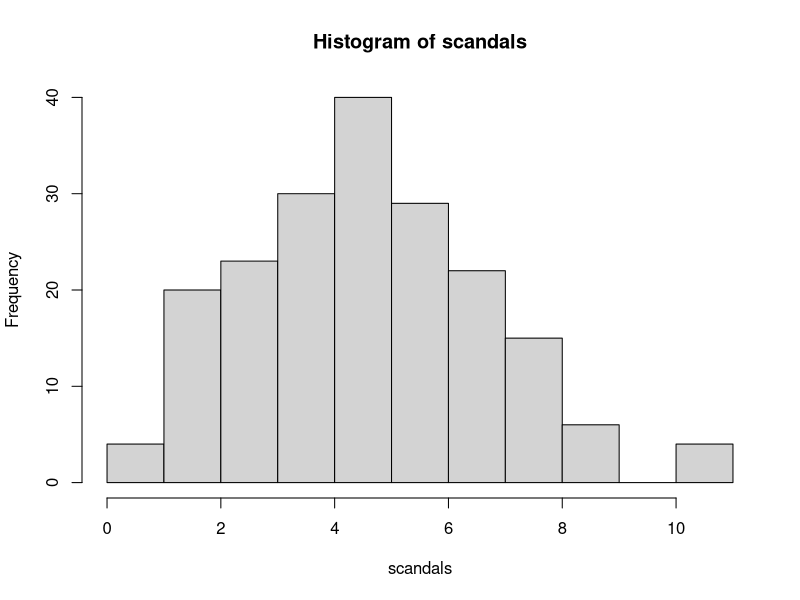
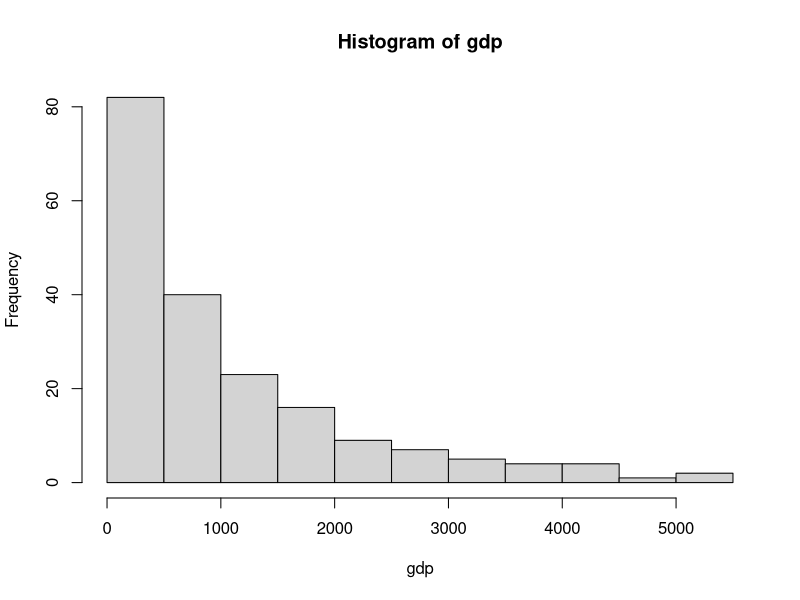
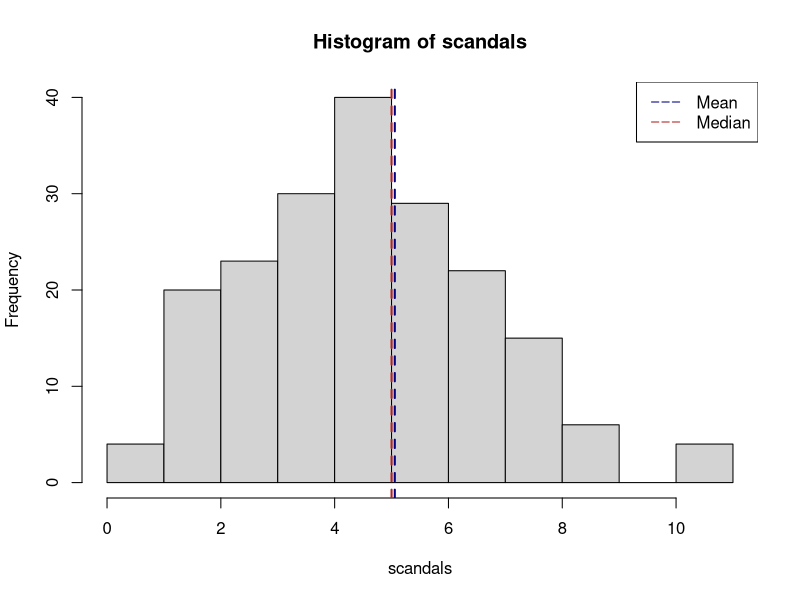
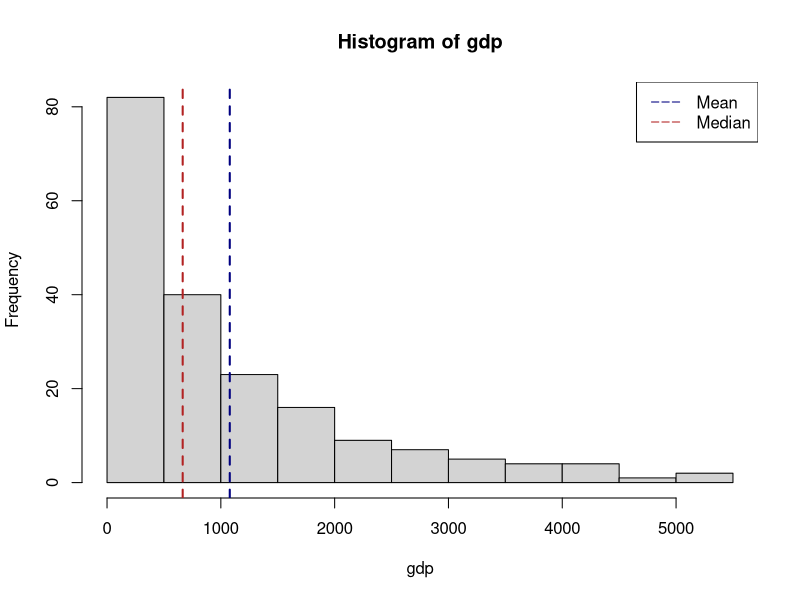
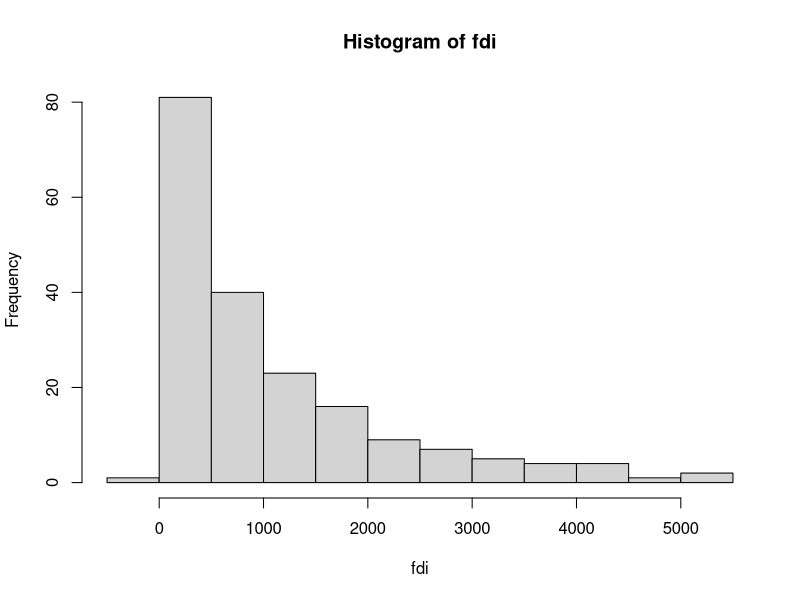
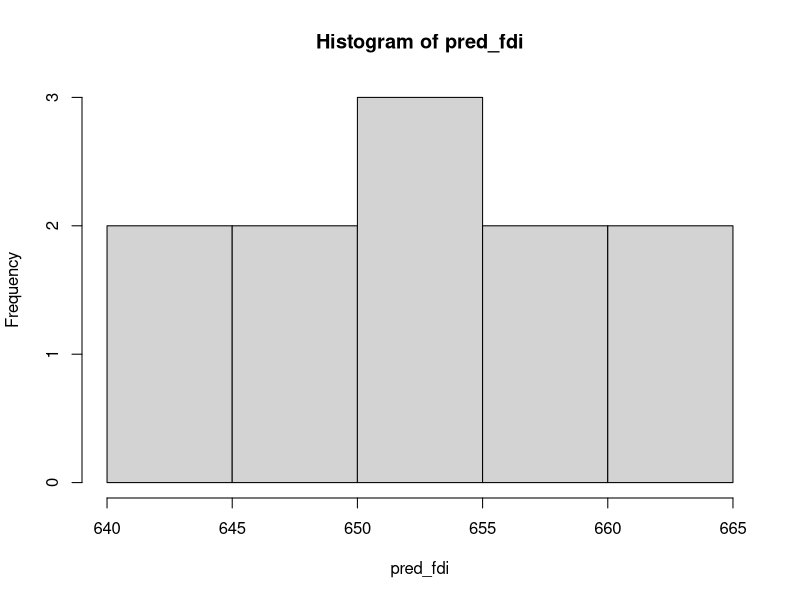
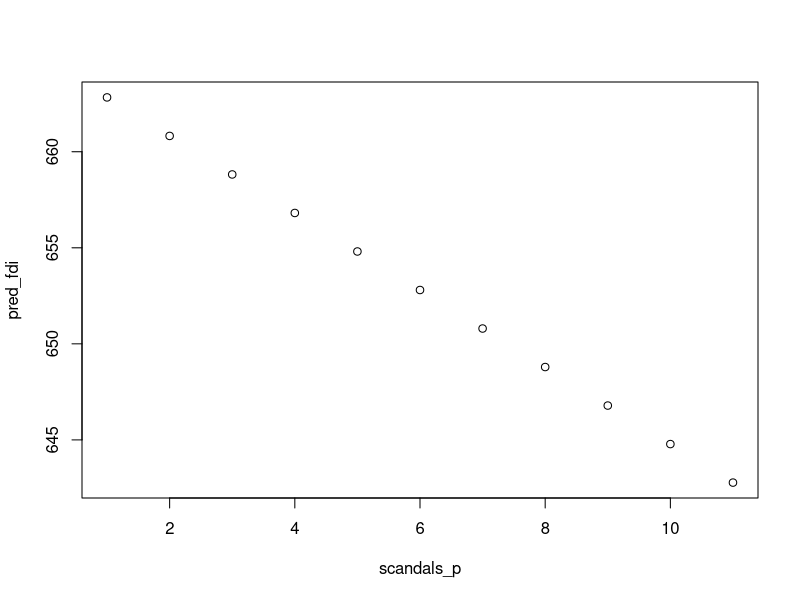
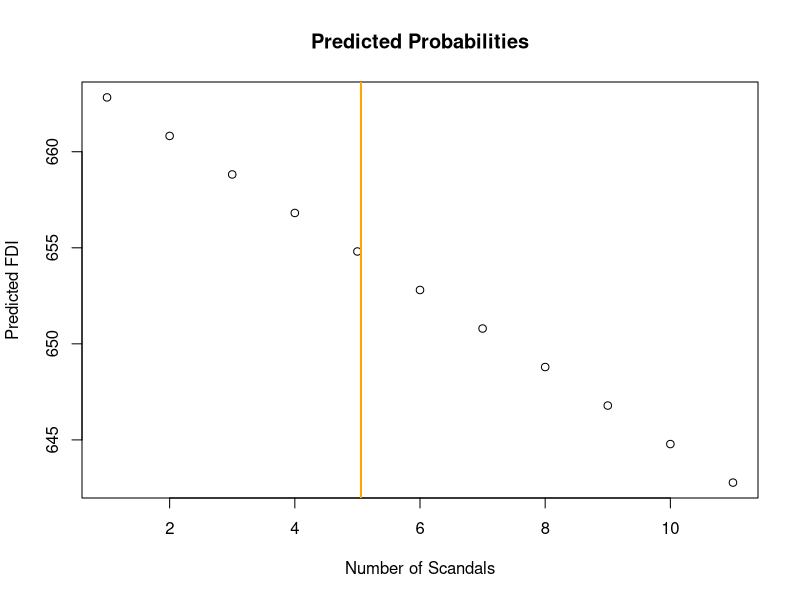

Write R code to recreate these figures, in order.
## ---- chunk 1
knitr::opts_chunk$set(echo = TRUE)

# Clear out R #
 
rm(list=ls()) # rm() cleans up your R. list=ls() means everything in the environment
gc();gc()     # gc() cleans up your memory
## ---- chunk 2

# Setting the seed and defining N #

set.seed(11232017) # Set seed for pseudo-random number generator

N <- 193      # NUMBER OF COUNTRIES

# building coefficients 
N = 193
a= 0.05
b1 = -2.0
b2 = 1.0
error = rnorm(n=N, mean=0, sd=0.1)

# Drawing from distributions in order to create co-variates 

# number of corruption scandals involving national legislators (IV)
scandals <- rpois(n=N, lambda=5)  
hist(scandals)

# GDP, in billions
gdp_mean = 1000 #theoretical mean, in billions
gdp = rexp(n=N, rate=1/gdp_mean)
hist(gdp)

# aggregate level variable - world FDI flow average, in millions
world_FDI <- 1.8

# using variables and coefficients to build FDI (DV)
fdi <- a + b1*scandals + b2*gdp + error

## ---- chunk 3

#Scandals

hist(scandals)
abline(v=mean(scandals), col="navy", lwd="2", lty=2)
abline(v=median(scandals), col="firebrick", lwd="2", lty=2)
legend("topright", legend=c("Mean", "Median"), col=c("navy", "firebrick"), lty=c(5,5))
## ---- chunk 4
hist(gdp)
abline(v=mean(gdp), col="navy", lwd="2", lty=2)
abline(v=median(gdp), col="firebrick", lwd="2", lty=2)
legend("topright", legend=c("Mean", "Median"), col=c("navy", "firebrick"), lty=c(5,5))
## ---- chunk 5
hist(fdi)
## ---- chunk 6
regress1 <-lm(fdi ~ scandals + gdp)
summary(regress1)

library(xtable)
xtable(regress1)
## ---- chunk 7
# make a vector for values of scandals to loop over 
scandals_p = seq(from=1, to=11, by=1)

# make a variable to store loop results
pred_fdi <- as.numeric()
## ---- chunk 8
# make a loop for generated pred probs

for(i in 1:11){  # alternatively, you can write for(i in fdi)
  
  pred_fdi[i] = 0.083 + -2.005*scandals_p[i] + 1.00*median(gdp)
  
}

head(pred_fdi)
hist(pred_fdi) 

# plotting predicted probabilities

plot(pred_fdi ~ scandals_p) #plot with gdp_p because the regular gdp variable has a 
#different variable length from pred_inf

plot(pred_fdi ~ scandals_p, xlab="Number of Scandals", ylab="Predicted FDI", 
     main="Predicted Probabilities")
abline(v=mean(scandals), col="orange", lwd=2)
## ---- chunk 9
set.seed(11232017) # Set seed for pseudo-random number generator

simN <- 20000      # NUMBER OF TOTAL VOTERS

# Drawing from distributions in order to create variables 

# Media references consumed: refs (IV)
refs <- rpois(n=20000, lambda=2)   # Draw values from N(0,1)

# Same party as incumbent: sameparty 
sameparty <- rbinom(n=20000, size=1, prob=0.45)

# Education level: edu
edu <- rpois(n=20000, lambda=3)
hist(edu)
max(edu)

# median education level: median_edu
median_edu <- 3

# Income level: income
income <- rpois(n=20000, lambda=3) 
hist(income)
max(income)

## ---- chunk 10
# error: e
e <- rnorm(n=20000, mean=0, sd=1) 

#alpha, intercept 
a <- 0.5

# Whether or not you will turn out to vote or abstain (DV)
Y_0 <- a + -2*refs + 2*sameparty + -0.7*edu + -0.5*income + e #received refs --> more likely to abstain
Y_1 <- a + 0*refs + 2*sameparty + -0.7*edu + -0.5*income + e #no refs --> more likely to vote
## ---- chunk 11
pop_data <- data.frame(Y_0, Y_1, refs, sameparty, edu, income) # Population level data
head(pop_data)
## ---- chunk 12
# Creating coefficients for all variables

  error      <- rnorm(n=simN, mean=-1, sd=1)    # HOMOSKEDASTIC ERROR
  b.refs    <- runif(n=simN, min=-1.7, max=-1.7) # COEF OF REFS: START FROM A SIMPLE MODEL
  b.sameparty <- runif(n=simN, min=1.3, max=1.3) # COEF OF PARTYID: START FROM A SIMPLE MODEL
  b.edu <- runif(n=simN, min=0.7, max=0.7) # COEF OF EDU
  b.income <- runif(n=simN, min=0.2, max=0.2) #COEF OF INCOME

# Creating a utility function for voting vs. for abstaining 

utility.v <- b.refs*refs + b.sameparty*sameparty + b.edu*edu + b.income*income + error  # UTILITY FUNCTION OF VOTING 

  hist(utility.v, breaks=40, col = "#ff00ff40", border = "#ff00ff", xlim=c(-5,5),
     main="Distribution of Utility Function")
  
vote_yes <- ifelse(utility.v > 0, 1, 0)        # Vote if Utility > 0
pop_data$vote_yes <- vote_yes
## ---- chunk 13
# References
hist(refs)
abline(v=mean(refs), col="navy", lwd="2", lty=2)
abline(v=median(refs), col="firebrick", lwd="2", lty=2)
legend("topright", legend=c("Mean", "Median"), col=c("navy", "firebrick"), lty=c(5,5))
## ---- chunk 14
# Same party as mayor
hist(sameparty)
abline(v=mean(sameparty), col="navy", lwd="2", lty=2)
abline(v=median(sameparty), col="firebrick", lwd="2", lty=2)
legend("topright", legend=c("Mean", "Median"), col=c("navy", "firebrick"), lty=c(5,5))

## ---- chunk 15
# Education Level
hist(edu)
abline(v=mean(edu), col="navy", lwd="2", lty=2)
abline(v=median(edu), col="firebrick", lwd="2", lty=2)
legend("topright", legend=c("Mean", "Median"), col=c("navy", "firebrick"), lty=c(5,5))
## ---- chunk 16
# Income Level  
hist(income)
abline(v=mean(income), col="navy", lwd="2", lty=2)
abline(v=median(income), col="firebrick", lwd="2", lty=2)
legend("topright", legend=c("Mean", "Median"), col=c("navy", "firebrick"), lty=c(5,5))
## ---- chunk 17
# Running a logit with simulated data 

m_logit <- glm(vote_yes ~ refs + sameparty + edu + income, family=binomial(link="logit"))

summary(m_logit)

library(xtable)
xtable(m_logit)

head(pop_data)
## ---- chunk 18
range(pop_data$refs)
xrange <- seq(from=0, 10, by=1)

PredProb <- function(model, xvar, xstart, xend, xind){  # Five arguments
  
  #   xvar <- enquote(xvar)
  coefs <- coef(model)                          # Coefficient list
  indnames <- attr(model$terms, "term.labels")  # Names of variables
  xmat <- model$model[,-1]                      # Matrix for predictors
  
  # Median values for all variables except for xvar
  typical <- apply(xmat[-which(names(xmat)==deparse(substitute(xvar)))], 2, median) 
  
  xseq <- seq(from=xstart, to=xend, by=xind)    # Variable of interest
  intercept <- rep(1, length(xseq))             # Intercept
  typicalmat <- matrix(rep(typical, length(xseq)), ncol=length(typical), byrow=TRUE)
  
  typical_dat <- data.frame(intercept, xseq, typicalmat) # Typical data frame
  colnames(typical_dat) <- c("Intercept", indnames)      # Typical data frame name
  
  typical_dat <- as.matrix(typical_dat)         # Typical data matrix (10 by 6)
  coefs <- as.matrix(coefs)                     # Coefficient matrix (6 by 1)
  linagg <-  typical_dat %*% coefs              # Linear aggregators
  
  pred <- exp(linagg)/(1 + exp(linagg))         # Predicted probabilities
  
  # Provide a visualization of predicted probabilities
  plot(pred ~ xseq, ylab="Pred Probability of Voting", pch=16,
       xlab=substitute(xvar))
  lines(pred ~ xseq, type="l")
  title("Predicted probabilities")
  
  return(pred)
}

# Let's use our function here
summary(m_logit)

PredProb(m_logit, refs, 1, 10, 1)
